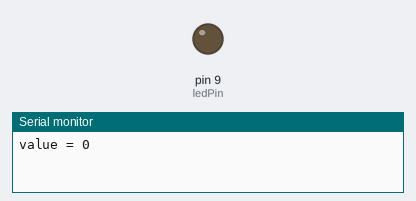
Simulated run of this sketch. Board: Arduino Uno, built with avr-gcc and run on an emulated ATmega328P. Shown: output pins drawn as LEDs (lit = HIGH), the last lines printed to the serial monitor.

Above: at 0.05 s.
At 2.95 s:
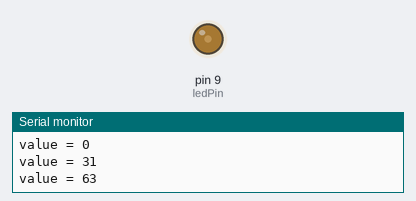
At 5.95 s:
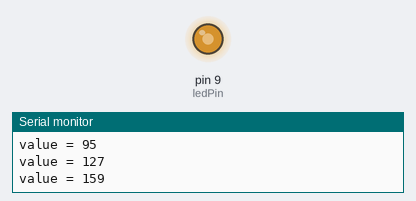
At 16.95 s:
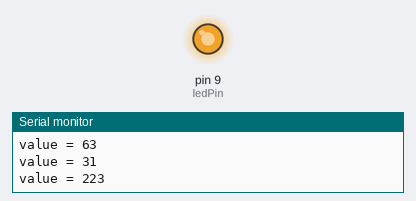
Timing chart, 0 to 23.4 s (numbered marks = the images above):
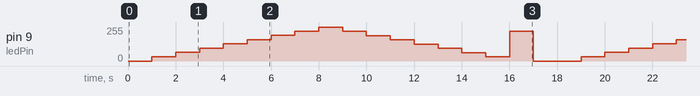

Measured:
- by itself, pin 9 (ledPin): repeats every 18.0 s: 64/255 1.0 s, 96/255 1.0 s, 128/255 1.0 s, 160/255 1.0 s, 192/255 1.0 s, 224/255 1.0 s, 255/255 1.0 s, 223/255 1.0 s, 191/255 1.0 s, 159/255 1.0 s, 127/255 1.0 s, 95/255 1.0 s, 63/255 1.0 s, 31/255 1.0 s, 223/255 1.0 s, 0/255 2.0 s, 32/255 1.0 s

The sketch:

ledPin.ino
```cpp
/*
 Justus First Program
 */

int ledPin = 9;
String str = "value = ";
void increment();
void decrement();

void setup()
{
  // initialize pin
  pinMode(ledPin, OUTPUT);
  // initialize serial communication
  Serial.begin(9600);
}

void loop()
{
  increment();
  decrement();
  // hold at off
  analogWrite(ledPin, 0);
  delay(1000);
}

void increment()
{
  int val;
  // Blink incrementally
  for (int i = 0; i < 257; i+=32)
  {
    if(i == 0) val = 0;
    else val = i - 1;
    Serial.print(str);
    Serial.println(val);
    analogWrite(ledPin, i);
    delay(1000);
  }
}

void decrement()
{
  // Blink decrementally
  int val;
  for (int i = 0; i < 225; i+=32)
  {
    if(i == 224) val = 223;
    else val = 223 - i;
    Serial.print(str);
    Serial.println(val);
    analogWrite(ledPin, val);
    delay(1000);
  }
}
```
